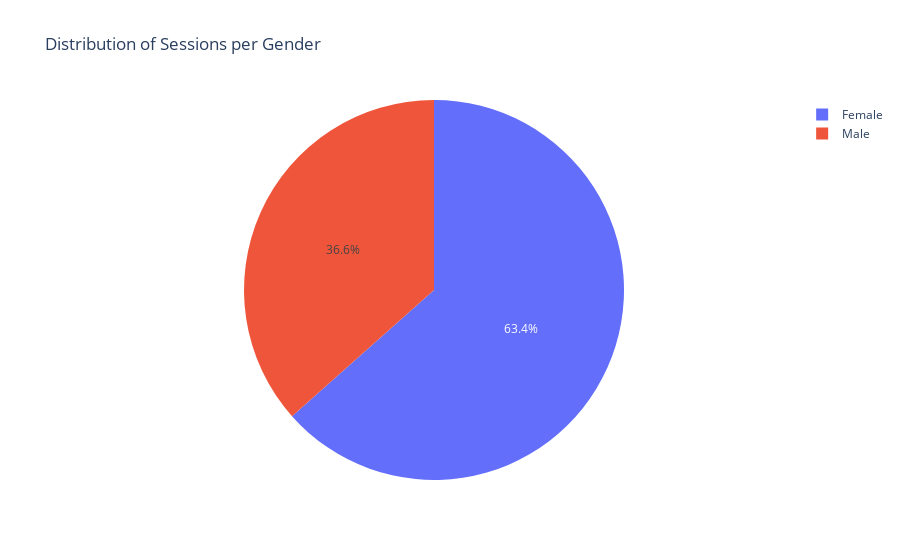

Notebook source saved alongside this figure:
### Markdown cell above
After insepction, it seems like the the 18 rows **does not** contain much information.

### Code cell
# Using the Python Function from above to visualize the Distribution for Gender
data_viz(df, "Gender", "pie")

### Figure 1 — Plotly figure (JSON) as saved in the notebook; plotly's stock layout.template omitted (floating-point values rounded to 4 significant figures)
{"data": [{"domain": {"x": [0, 1], "y": [0, 1]}, "hovertemplate": "Gender=%{label}<br>sessions=%{value}<extra></extra>", "labels": ["Male", "Female"], "legendgroup": "", "name": "", "showlegend": true, "type": "pie", "values": [98, 170]}], "layout": {"legend": {"tracegroupgap": 0}, "title": {"text": "Distribution of Sessions per Gender"}}}
